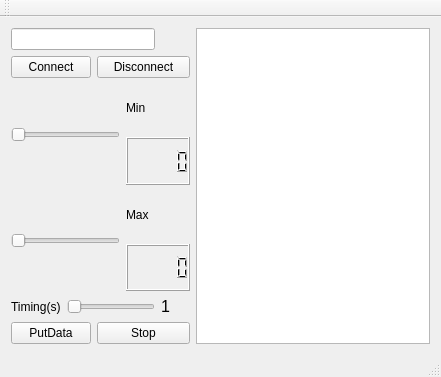
<?xml version="1.0" encoding="UTF-8"?>
<ui version="4.0">
 <class>MainWindow</class>
 <widget class="QMainWindow" name="MainWindow">
  <property name="geometry">
   <rect>
    <x>0</x>
    <y>0</y>
    <width>441</width>
    <height>377</height>
   </rect>
  </property>
  <property name="windowTitle">
   <string>MainWindow</string>
  </property>
  <widget class="QWidget" name="centralWidget">
   <layout class="QGridLayout" name="gridLayout">
    <item row="0" column="0" colspan="4">
     <widget class="QLineEdit" name="lineEdit"/>
    </item>
    <item row="0" column="5" rowspan="8">
     <widget class="QTextBrowser" name="textBrowser"/>
    </item>
    <item row="1" column="0" colspan="2">
     <widget class="QPushButton" name="pushButton_Connect">
      <property name="text">
       <string>Connect</string>
      </property>
     </widget>
    </item>
    <item row="1" column="2" colspan="3">
     <widget class="QPushButton" name="pushButton_Disconnect">
      <property name="text">
       <string>Disconnect</string>
      </property>
     </widget>
    </item>
    <item row="2" column="0" rowspan="2" colspan="3">
     <widget class="QSlider" name="horizontalSlider_Min">
      <property name="orientation">
       <enum>Qt::Horizontal</enum>
      </property>
     </widget>
    </item>
    <item row="2" column="3">
     <widget class="QLabel" name="label">
      <property name="text">
       <string>Min</string>
      </property>
     </widget>
    </item>
    <item row="3" column="3" colspan="2">
     <widget class="QLCDNumber" name="lcdNumber_Min"/>
    </item>
    <item row="4" column="0" rowspan="2" colspan="3">
     <widget class="QSlider" name="horizontalSlider_Max">
      <property name="orientation">
       <enum>Qt::Horizontal</enum>
      </property>
     </widget>
    </item>
    <item row="4" column="3">
     <widget class="QLabel" name="label_2">
      <property name="text">
       <string>Max</string>
      </property>
     </widget>
    </item>
    <item row="5" column="3" colspan="2">
     <widget class="QLCDNumber" name="lcdNumber_Max"/>
    </item>
    <item row="6" column="0">
     <widget class="QLabel" name="label_3">
      <property name="text">
       <string>Timing(s)</string>
      </property>
     </widget>
    </item>
    <item row="6" column="1" colspan="3">
     <widget class="QSlider" name="horizontalSlider_3">
      <property name="orientation">
       <enum>Qt::Horizontal</enum>
      </property>
     </widget>
    </item>
    <item row="6" column="4">
     <widget class="QLabel" name="label_time">
      <property name="font">
       <font>
        <pointsize>12</pointsize>
       </font>
      </property>
      <property name="text">
       <string>1</string>
      </property>
     </widget>
    </item>
    <item row="7" column="0" colspan="2">
     <widget class="QPushButton" name="pushButtonPut">
      <property name="text">
       <string>PutData</string>
      </property>
     </widget>
    </item>
    <item row="7" column="2" colspan="3">
     <widget class="QPushButton" name="pushButton_Stop">
      <property name="text">
       <string>Stop</string>
      </property>
     </widget>
    </item>
   </layout>
  </widget>
  <widget class="QMenuBar" name="menuBar">
   <property name="geometry">
    <rect>
     <x>0</x>
     <y>0</y>
     <width>441</width>
     <height>21</height>
    </rect>
   </property>
  </widget>
  <widget class="QToolBar" name="mainToolBar">
   <attribute name="toolBarArea">
    <enum>TopToolBarArea</enum>
   </attribute>
   <attribute name="toolBarBreak">
    <bool>false</bool>
   </attribute>
  </widget>
  <widget class="QStatusBar" name="statusBar"/>
 </widget>
 <layoutdefault spacing="6" margin="11"/>
 <resources/>
 <connections>
  <connection>
   <sender>horizontalSlider_Min</sender>
   <signal>valueChanged(int)</signal>
   <receiver>lcdNumber_Min</receiver>
   <slot>display(int)</slot>
   <hints>
    <hint type="sourcelabel">
     <x>144</x>
     <y>211</y>
    </hint>
    <hint type="destinationlabel">
     <x>219</x>
     <y>208</y>
    </hint>
   </hints>
  </connection>
  <connection>
   <sender>horizontalSlider_Max</sender>
   <signal>valueChanged(int)</signal>
   <receiver>lcdNumber_Max</receiver>
   <slot>display(int)</slot>
   <hints>
    <hint type="sourcelabel">
     <x>148</x>
     <y>255</y>
    </hint>
    <hint type="destinationlabel">
     <x>213</x>
     <y>250</y>
    </hint>
   </hints>
  </connection>
  <connection>
   <sender>horizontalSlider_3</sender>
   <signal>valueChanged(int)</signal>
   <receiver>label_time</receiver>
   <slot>setNum(int)</slot>
   <hints>
    <hint type="sourcelabel">
     <x>208</x>
     <y>333</y>
    </hint>
    <hint type="destinationlabel">
     <x>246</x>
     <y>333</y>
    </hint>
   </hints>
  </connection>
 </connections>
</ui>
